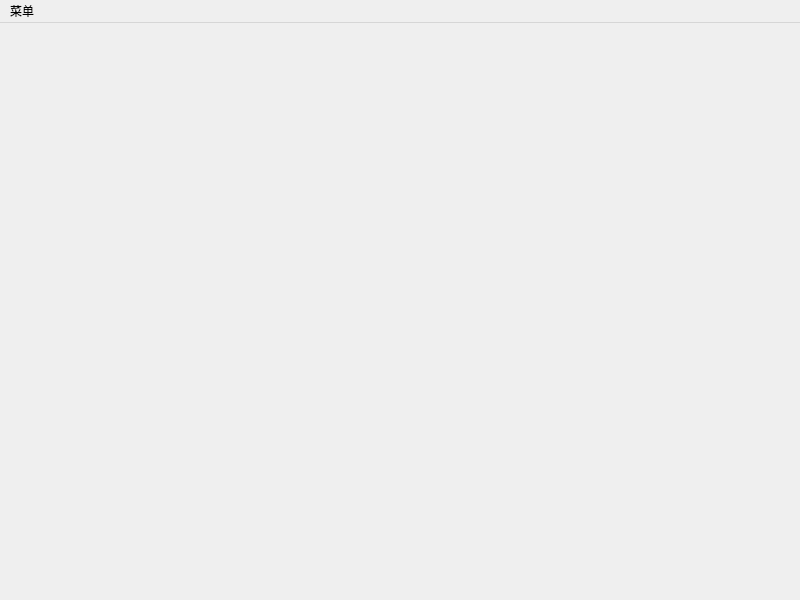
<?xml version="1.0" encoding="UTF-8"?>
<ui version="4.0">
 <class>MainWindow</class>
 <widget class="QMainWindow" name="MainWindow">
  <property name="geometry">
   <rect>
    <x>0</x>
    <y>0</y>
    <width>800</width>
    <height>600</height>
   </rect>
  </property>
  <property name="windowTitle">
   <string>MainWindow</string>
  </property>
  <widget class="QWidget" name="centralwidget"/>
  <widget class="QMenuBar" name="menubar">
   <property name="geometry">
    <rect>
     <x>0</x>
     <y>0</y>
     <width>800</width>
     <height>32</height>
    </rect>
   </property>
   <widget class="QMenu" name="menu">
    <property name="title">
     <string>菜单</string>
    </property>
    <addaction name="actionOpen"/>
    <addaction name="actionSave"/>
    <addaction name="actionClear"/>
    <addaction name="actionExit"/>
   </widget>
   <addaction name="menu"/>
  </widget>
  <action name="actionOpen">
   <property name="text">
    <string>打开</string>
   </property>
  </action>
  <action name="actionSave">
   <property name="text">
    <string>保存</string>
   </property>
  </action>
  <action name="actionClear">
   <property name="text">
    <string>清空</string>
   </property>
  </action>
  <action name="actionExit">
   <property name="text">
    <string>退出</string>
   </property>
  </action>
 </widget>
 <resources/>
 <connections/>
</ui>
